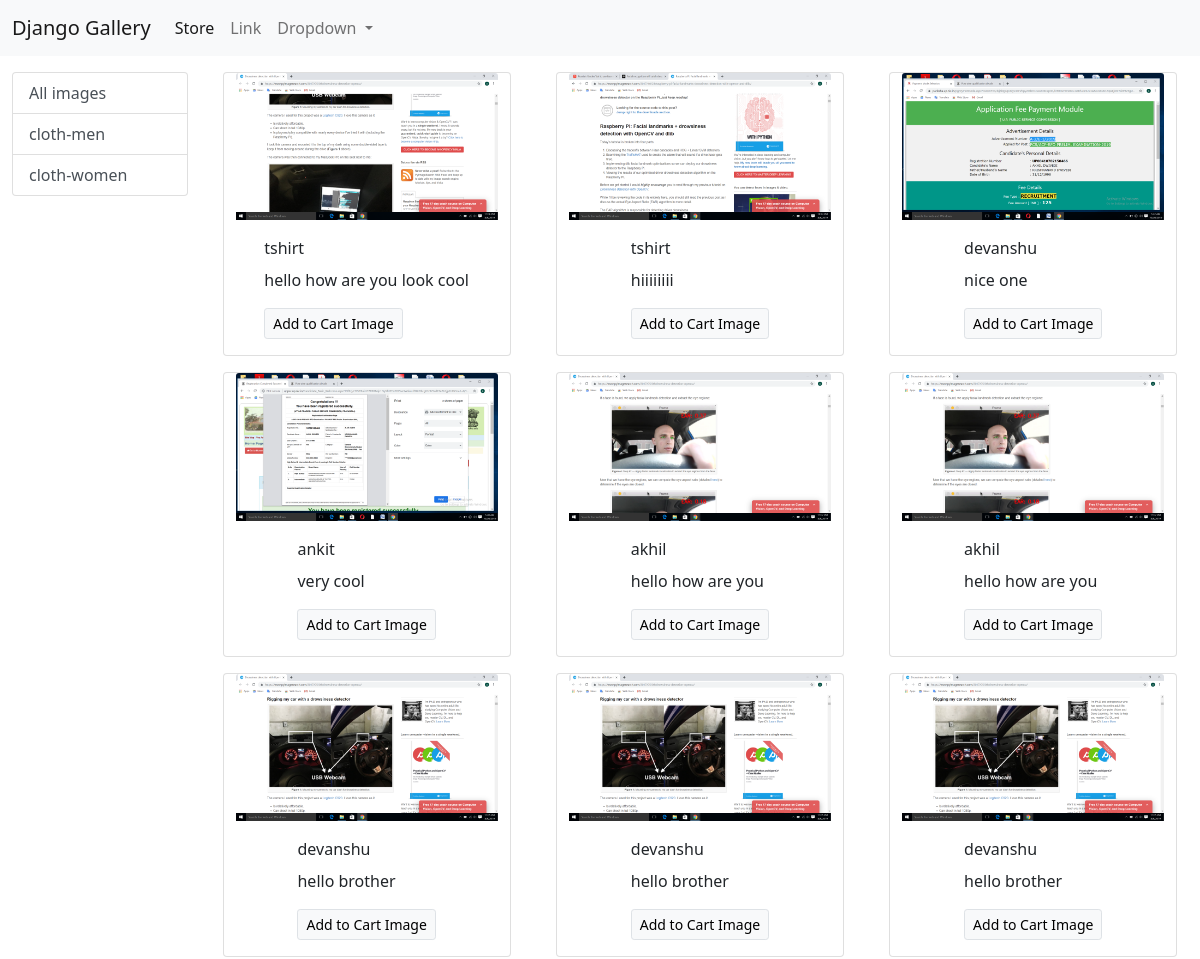
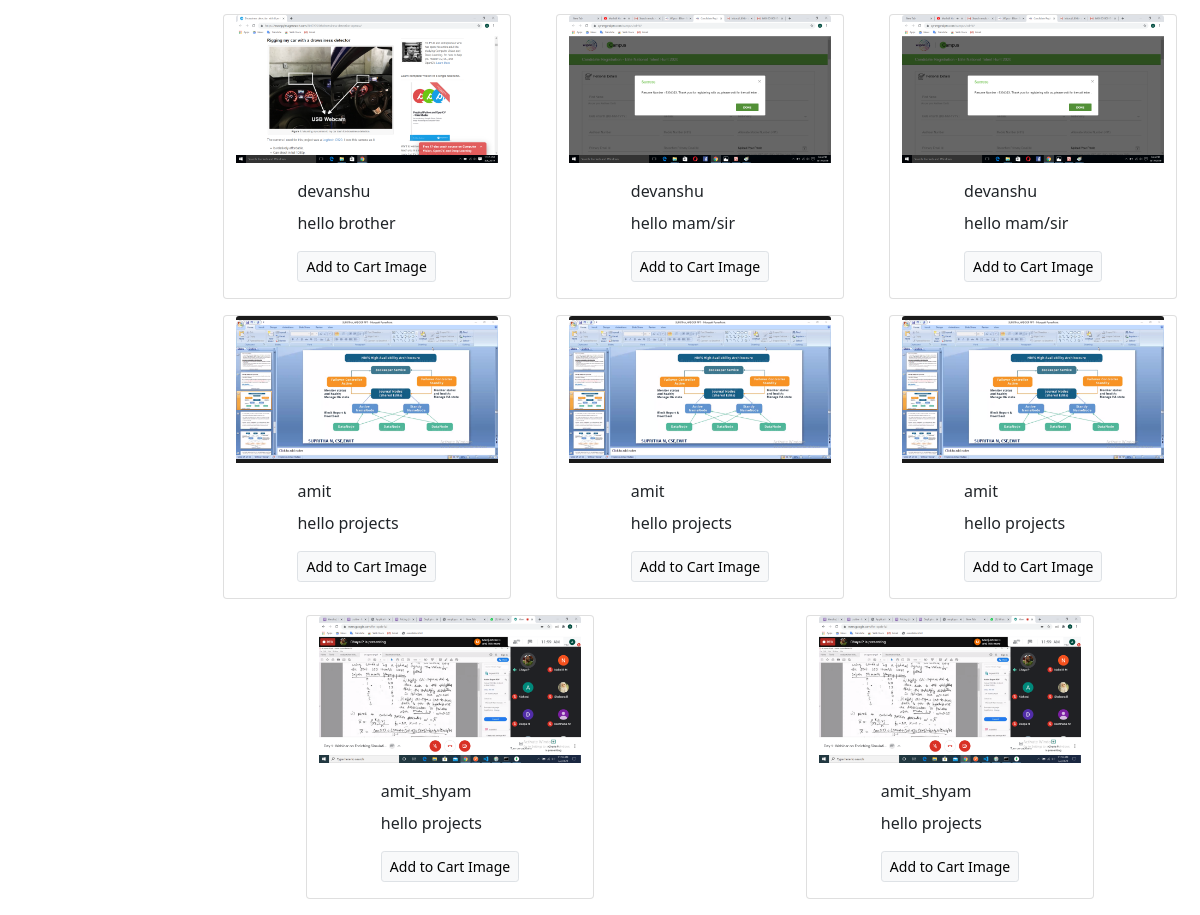
/index, run on the app's committed database (2 pictures, top to bottom).
### User/models.py (models this page shows, shortened)
class Category(models.Model):
    name = models.CharField(max_length= 50)
    @staticmethod
    def get_all_categories():
        return Category.objects.all()

class Image(models.Model):
    title = models.CharField(max_length = 200)
    picture = models.ImageField(upload_to = 'uploads')
    description = models.TextField()
    category = models.ForeignKey('Category',on_delete=models.CASCADE)
    @staticmethod
    def get_all_images():
        return Image.objects.all()

### User/views.py (the view)
# urls.py: path('index',views.index,name = "index"),
def index(request):
    image = None
    categories = Category.get_all_categories()
    categoryID = request.GET.get('category')
    if categoryID:
        image = Image.get_all_images_by_id(categoryID)
    else:
        image = Image.get_all_images()
    data = {}
    data['image'] = image
    data['categories'] = categories
    return render(request,'index.html',data)

### templates/index.html
{% extends "base.html" %}
{% block content %}
<div class="container-fluid mt-3">
    <div class="row">
        <div class="col-lg-2 mx-auto">
            <div class="list-group">
                <a href="/index?category={{category.id}}"
                    class="list-group-item list-group-item-action ">All images</a>
                {% for category in categories %}
                <a href="/index?category={{category.id}}"
                    class="list-group-item list-group-item-action ">{{category.name}}</a>
                {% endfor %}
            </div>
        </div>
        <div id="All_Images" class="col-lg-10 mx-auto">
            <div class="row">
                {% for obj in image %}
                <div class="card mx-auto mb-3" style="width: 18rem;">
                    <img src="{{obj.picture.url}}" class="card-img-top" alt="Image on card">
                    <div class="card-body mx-auto">
                        <p class="card-title">{{obj.title}}</p>
                        <p class="card-text">{{obj.description}}</p>
                        <a href="#" class="btn btn-light border btn-sm">Add to Cart Image</a>
                    </div>
                </div>
                {% endfor %}
            </div>
        </div>
    </div>
</div>
{% endblock %}

### templates/base.html (shortened to what this page needs)
<!doctype html>
<html lang="en">
  <head>
    <link href="https://cdn.jsdelivr.net/npm/bootstrap@5.0.0-beta1/dist/css/bootstrap.min.css" rel="stylesheet">
  </head>
  <body>
      <nav class="navbar navbar-expand-lg navbar-light bg-light">
        <div class="container-fluid">
          <a class="navbar-brand" href="#"> Django Gallery</a>
          <div class="collapse navbar-collapse" id="navbarSupportedContent">
            <ul class="navbar-nav me-auto mb-2 mb-lg-0">
              <li class="nav-item">
                <a class="nav-link active" aria-current="page" href="#">Store</a>
              </li>
              <li class="nav-item">
                <a class="nav-link" href="#">Link</a>
              </li>
              <li class="nav-item dropdown">
                <a class="nav-link dropdown-toggle" href="#" id="navbarDropdown" role="button" data-bs-toggle="dropdown" aria-expanded="false">
                  Dropdown
                </a>
              </li>
            </ul>
          </div>
        </div>
      </nav>
      {% block content %} {%endblock %}
</body>
</html>

### data on the page
Category: name "cloth-men"
Category: name "cloth-women"
Image: picture (picture), title "tshirt", description "hello how are you look cool"
Image: picture (picture), title "tshirt", description "hiiiiiiii"
Image: picture (picture), title "devanshu", description "nice one"
Image: picture (picture), title "ankit", description "very cool"
Image: picture (picture), title "akhil", description "hello how are you"
Image: picture (picture), title "akhil", description "hello how are you"
Image: picture (picture), title "devanshu", description "hello brother"
Image: picture (picture), title "devanshu", description "hello brother"
Image: picture (picture), title "devanshu", description "hello brother"
Image: picture (picture), title "devanshu", description "hello brother"
Image: picture (picture), title "devanshu", description "hello mam/sir"
Image: picture (picture), title "devanshu", description "hello mam/sir"
Image: picture (picture), title "amit", description "hello projects"
Image: picture (picture), title "amit", description "hello projects"
Image: picture (picture), title "amit", description "hello projects"
Image: picture (picture), title "amit_shyam", description "hello projects"
Image: picture (picture), title "amit_shyam", description "hello projects"
